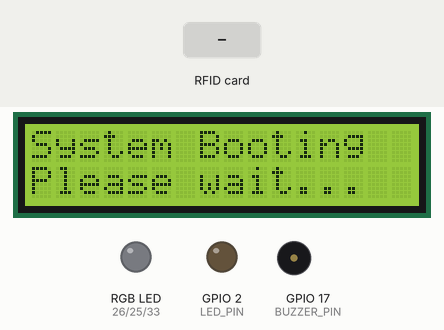
The sketch below on a simulated ESP32. On the bench: 16×2 character LCD, an RGB LED mixed from three pins (HIGH = lit), output pins drawn as LEDs (lit = HIGH), buzzer (waves = sounding, pin HIGH). Inputs (shaded band) come from the test bench. WiFi joins after 1.5 s; servers stay silent unless stated; uploads are accepted with an empty reply; what the sketch prints to the serial monitor is not drawn.

Above: at 0.3 s.
At 3.4 s:
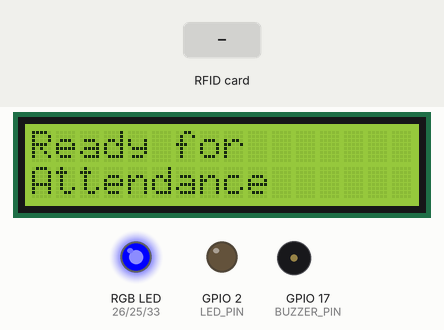
3.5 s: RFID card 5E 7A 19 C4 held to the reader
At 4.0 s:
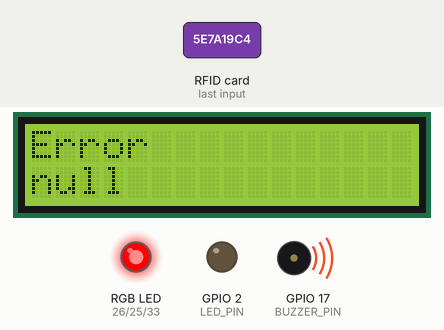
Timing chart, 0 to 6.5 s (numbered marks = the images above; inputs shaded):
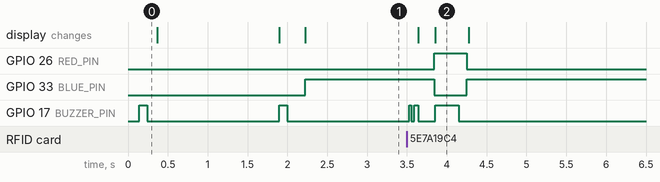

The sketch:

rfid_10Agustus2025.ino
```cpp
#include <Wire.h>
#include <SPI.h>
#include <MFRC522.h>
#include <LiquidCrystal_I2C.h>
#include <WiFi.h>
#include <HTTPClient.h>
#include <ArduinoJson.h>

// Pin configuration
#define SS_PIN 5       // Pin for SDA/SS
#define RST_PIN 4      // Pin for RST
#define BUZZER_PIN 17  // Pin for Buzzer
#define LED_PIN 2      // Pin for LED

// RGB LED pins
#define RED_PIN 26
#define GREEN_PIN 25
#define BLUE_PIN 33

// LCD configuration
#define LCD_ADDRESS 0x27
LiquidCrystal_I2C lcd(LCD_ADDRESS, 16, 2);

// Server configuration
#define SERVER_GET_URL "https://presensi.smkn1margasekampung.sch.id/esp32/api/pengaturan"
#define SERVER_POST_URL "https://presensi.smkn1margasekampung.sch.id/esp32/api/simpan"

// WiFi credentials
#define WIFI_SSID "SMKN 1 MARGA SEKAMPUNG"
#define WIFI_PASSWORD "marse2023456"

MFRC522 rfid(SS_PIN, RST_PIN);

// Global variables
String apikey = "dcZrym";
String mode = "reader";
String perangkat = "5";
unsigned long lastCardReadTime = 0;
const unsigned long cardReadInterval = 2000; // 2-second cooldown between reads
unsigned long lastWiFiCheck = 0;
const unsigned long wifiCheckInterval = 5000; // Check WiFi every 5 seconds

void setColor(int red, int green, int blue) {
  analogWrite(RED_PIN, red);
  analogWrite(GREEN_PIN, green);
  analogWrite(BLUE_PIN, blue);
}

void setLEDGreen() { setColor(0, 255, 0); }
void setLEDBlue() { setColor(0, 0, 255); }
void setLEDRed() { setColor(255, 0, 0); }
void turnOffLED() { setColor(0, 0, 0); }

void quickBeep(int duration = 100) {
  digitalWrite(BUZZER_PIN, HIGH);
  delay(duration);
  digitalWrite(BUZZER_PIN, LOW);
}

void displayMessage(String line1, String line2 = "", bool clear = true) {
  if (clear) lcd.clear();
  lcd.setCursor(0, 0);
  lcd.print(line1);
  if (line2 != "") {
    lcd.setCursor(0, 1);
    lcd.print(line2);
  }
}

void setupWiFi() {
  WiFi.disconnect(true);
  delay(100);

  // Configure WiFi for maximum performance
  WiFi.mode(WIFI_STA);
  esp_wifi_set_ps(WIFI_PS_NONE);           // Disable power save
  esp_wifi_set_max_tx_power(84);           // Max TX power (20dBm)
  WiFi.setSleep(false);                    // Disable sleep
  WiFi.setAutoReconnect(true);             // Auto-reconnect
  WiFi.persistent(false);                  // Don't save config

  WiFi.begin(WIFI_SSID, WIFI_PASSWORD);

  unsigned long startTime = millis();
  displayMessage("Connecting to", "WiFi...", true);

  while (WiFi.status() != WL_CONNECTED && millis() - startTime < 10000) {
    delay(250);
    Serial.print(".");
  }

  if (WiFi.status() == WL_CONNECTED) {
    Serial.println("\nConnected!");
    Serial.print("RSSI: ");
    Serial.println(WiFi.RSSI());
    displayMessage("WiFi Connected!", String("Signal: ") + WiFi.RSSI() + "dBm", true);
    quickBeep(100);
  } else {
    Serial.println("\nConnection failed");
    displayMessage("WiFi Failed", "Retrying...", true);
    setLEDRed();
    quickBeep(500);
  }
}

void checkWiFiConnection() {
  if (millis() - lastWiFiCheck >= wifiCheckInterval) {
    lastWiFiCheck = millis();

    if (WiFi.status() != WL_CONNECTED) {
      Serial.println("WiFi disconnected. Reconnecting...");
      setupWiFi();
    }
  }
}

String getServerSettings() {
  HTTPClient http;
  http.begin(String(SERVER_GET_URL) + "/" + apikey);
  http.setTimeout(3000); // Reduced timeout to 3 seconds

  if (http.GET() == 200) {
    String payload = http.getString();
    http.end();
    return payload;
  }
  http.end();
  return "";
}

void postUIDToServer(String uid) {
  HTTPClient http;
  http.begin(SERVER_POST_URL);
  http.addHeader("Content-Type", "application/x-www-form-urlencoded");
  http.setTimeout(3000); // Reduced timeout to 3 seconds

  String postData = "uid=" + uid + "&apikey=" + apikey;

  displayMessage("Sending data...", "", true);
  quickBeep(50);

  int httpCode = http.POST(postData);

  if (httpCode == 200) {
    String response = http.getString();
    DynamicJsonDocument doc(256);
    deserializeJson(doc, response);

    String status = doc["status"];
    String message = doc["message"];
    String name = doc["fullname"];

    if (status == "success") {
      setLEDGreen();
      displayMessage(name != "null" ? name : "Success", message);
      quickBeep(100);
    } else {
      setLEDRed();
      displayMessage("Error", message);
      quickBeep(300);
    }
  } else {
    setLEDRed();
    displayMessage("Server Error", "Code: " + String(httpCode));
    quickBeep(300);
  }
  http.end();
}

void setup() {
  Serial.begin(115200);
  SPI.begin();
  rfid.PCD_Init();

  pinMode(BUZZER_PIN, OUTPUT);
  pinMode(LED_PIN, OUTPUT);
  pinMode(RED_PIN, OUTPUT);
  pinMode(GREEN_PIN, OUTPUT);
  pinMode(BLUE_PIN, OUTPUT);

  lcd.init();
  lcd.backlight();
  turnOffLED();

  displayMessage("System Booting", "Please wait...");
  quickBeep(100);

  setupWiFi();

  if (WiFi.status() == WL_CONNECTED) {
    String settings = getServerSettings();
    if (!settings.isEmpty()) {
      DynamicJsonDocument doc(256);
      deserializeJson(doc, settings);
      mode = doc["mode"].as<String>();
      displayMessage("Mode:", mode);
      delay(1000);
    }
  }

  displayMessage("Ready for", "Attendance");
  setLEDBlue();
}

void loop() {
  checkWiFiConnection();

  // Check for new cards with minimal delay
  if (!rfid.PICC_IsNewCardPresent() || !rfid.PICC_ReadCardSerial()) {
    delay(10); // Very short delay for responsiveness
    return;
  }

  // Prevent rapid successive reads
  if (millis() - lastCardReadTime < cardReadInterval) {
    rfid.PICC_HaltA();
    rfid.PCD_StopCrypto1();
    return;
  }
  lastCardReadTime = millis();

  // Read UID
  String uidString;
  for (byte i = 0; i < rfid.uid.size; i++) {
    if (rfid.uid.uidByte[i] < 0x10) uidString += "0";
    uidString += String(rfid.uid.uidByte[i], HEX);
  }

  // Immediate feedback
  quickBeep(30); // Very short beep
  setLEDBlue();
  displayMessage("Processing...", "");

  // Only send if WiFi is connected
  if (WiFi.status() == WL_CONNECTED) {
    postUIDToServer(uidString);
  } else {
    setLEDRed();
    displayMessage("Offline Mode", "Data not sent");
    quickBeep(500);
  }

  // Clear card and return to ready state
  rfid.PICC_HaltA();
  rfid.PCD_StopCrypto1();
  delay(100); // Short delay before next read
  setLEDBlue();
  displayMessage("Ready for", "Attendance");
}
```

Measured:
- after the input at 3.5 s, GPIO 26 (RED_PIN): LOW → HIGH after 0.34 s, → LOW 0.41 s later; GPIO 33 (BLUE_PIN): HIGH → LOW after 0.34 s, → HIGH 0.41 s later; GPIO 17 (BUZZER_PIN): goes HIGH 0.03 s, LOW 0.03 s, HIGH 0.05 s, LOW 0.21 s, HIGH 0.30 s, then LOW, starting at once; the display: first changes after 0.14 s (image 2 shows a later state)
- what the display in image 2 shows lasts 0.4 s, from 3.9 s to 4.3 s
